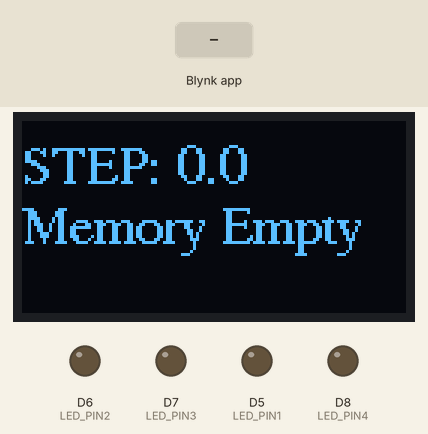
Simulated run of this sketch. Board: ESP8266 (NodeMCU). Parts: 128×64 one-colour display, output pins drawn as LEDs (lit = HIGH). The test bench sets the inputs (shaded band). WiFi joins after 1.5 s; servers stay silent unless stated; what the sketch prints to the serial monitor is not drawn.

Above: at 3.0 s.
3.1 s: Blynk app writes 1 to V2
At 3.9 s:
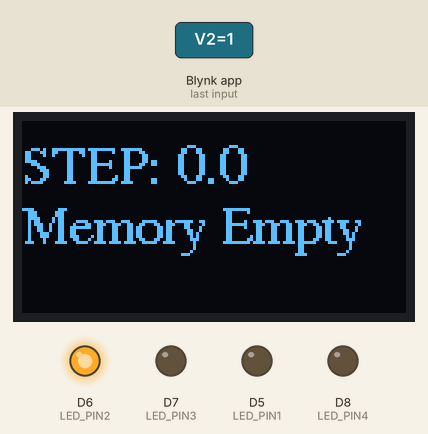
4.6 s: Blynk app writes 1 to V1
At 5.8 s:
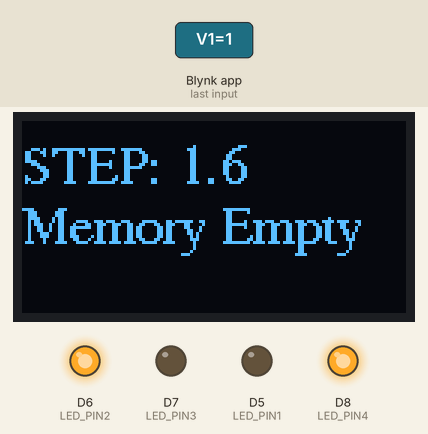
6.2 s: Blynk app writes 0 to V2
At 6.24 s:
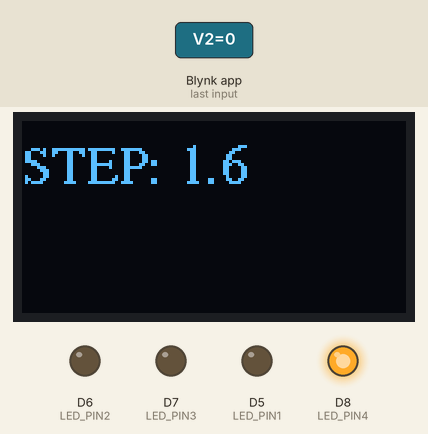
7.7 s: Blynk app writes 200 to V1
At 8.7 s:
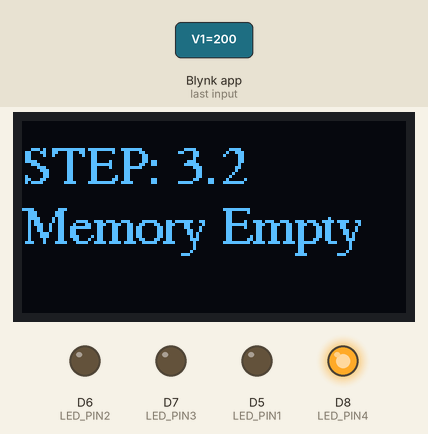
9.3 s: Blynk app writes 1 to V3
At 10.5 s:
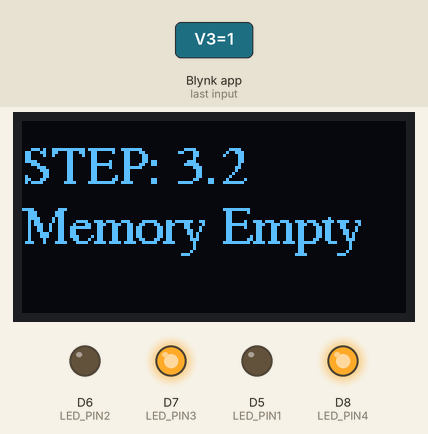
10.8 s: Blynk app writes 200 to V2
At 12.2 s:
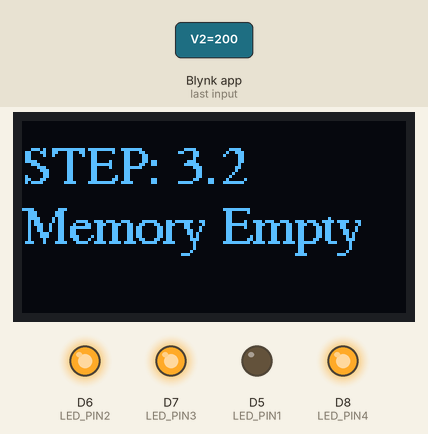
Timing chart, 0 to 13.3 s (numbered marks = the images above; inputs shaded):
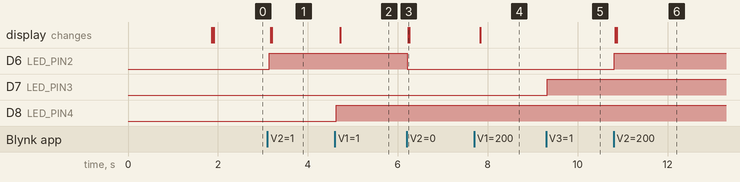

The sketch:

sketch_sep1a.ino
```cpp
#define BLYNK_PRINT Serial
#define BLYNK_TEMPLATE_ID "TMPL6LlPqZzhg"
#define BLYNK_TEMPLATE_NAME "StepMotor"
#define BLYNK_AUTH_TOKEN "WOox8k0f7TyWCVPhmxmCrC94fAH0sHwZ"


#include <ESP8266WiFi.h>
#include <BlynkSimpleEsp8266.h>
#include <Wire.h>
#include <Adafruit_GFX.h>
#include <Adafruit_SSD1306.h>
#include <Fonts/FreeSerif9pt7b.h>

Adafruit_SSD1306 display(128,64,&Wire,-1);
volatile float Step = 0 , StepVar = 0 ;
int check;
char arr[10];
char ssid[] = "Hoang Phuc";
char pass[] = "0906382269";
volatile int save[3] = {0,0,0};

#define LED_PIN1 D5
#define LED_PIN2 D6
#define LED_PIN3 D7
#define LED_PIN4 D8


void tien ();
void lui  ();


BLYNK_WRITE(V1) { // This function is called every time Virtual Pin 1 state changes in Blynk app
  if(param.asInt())
  {
    Step = (Step + 1.6);
    tien();
  }
  display.setFont(&FreeSerif9pt7b);
  display.clearDisplay();
  display.setTextSize(1);
  display.setTextColor(WHITE);
  display.setCursor(0,20);
  if(Step > 358.4)
  {
    Step = 0;
  }
  sprintf(arr , "STEP: %0.1f",Step);
  display.println(arr);
  display.display();
}
BLYNK_WRITE(V2) { // This function is called every time Virtual Pin 1 state changes in Blynk app
  int pinValue = param.asInt(); // Get the value sent from Blynk app
  digitalWrite(LED_PIN2, pinValue); // Turn LED on or off based on the value
  display.clearDisplay();
  if(param.asInt())
  {
    save[check] = Step / 1.6;
    check++;
  }
  Serial.println("NHAN DUOC");
  Serial.println(save[0]);
  Serial.println(save[1]);
  Serial.println(save[2]);
}
BLYNK_WRITE(V3) { // This function is called every time Virtual Pin 1 state changes in Blynk app
  int pinValue = param.asInt(); // Get the value sent from Blynk app
  digitalWrite(LED_PIN3, pinValue); // Turn LED on or off based on the value
}
BLYNK_WRITE(V4) { // This function is called every time Virtual Pin 1 state changes in Blynk app
  if(param.asInt())
  {
    Step = (Step - 1.6);
    lui();
  }
  display.setFont(&FreeSerif9pt7b);
  display.clearDisplay();
  display.setTextSize(1);
  display.setTextColor(WHITE);
  display.setCursor(0,20);
  if(Step <= 0)
  {
    Step = 358;
  }
  sprintf(arr , "STEP: %0.1f",Step);
  display.println(arr);
  display.display();
}


void setup()
{
  // Debug console
  Serial.begin(9600);
  pinMode(LED_PIN1, OUTPUT);
  pinMode(LED_PIN2, OUTPUT);
  pinMode(LED_PIN3, OUTPUT);
  pinMode(LED_PIN4, OUTPUT);
  Blynk.begin(BLYNK_AUTH_TOKEN, ssid, pass);

  if(!display.begin(SSD1306_SWITCHCAPVCC,0x3C))
  {
    Serial.println("SSD1306 allocation failed");
    for(;;);

  }
  display.setFont(&FreeSerif9pt7b);
  display.clearDisplay();
  display.setTextSize(1);
  display.setTextColor(WHITE);
  display.setCursor(0,20);
  sprintf(arr , "STEP: %0.1f",Step);
  display.println(arr);
  display.display();
}

void loop()
{
  Blynk.run();
  if(save[2] != 0)
  {
    display.setFont(&FreeSerif9pt7b);
    display.setTextSize(1);
    display.setTextColor(WHITE);
    display.setCursor(0,20);
    sprintf(arr , "STEP: %0.1f",Step);
    display.println(arr);
    display.display();
    display.setFont(&FreeSerif9pt7b);
    display.setTextSize(1);
    display.setTextColor(WHITE);
    display.setCursor(0,40);
    display.println("Memory Full ");
    display.display();
  }
  else
  {
    display.setFont(&FreeSerif9pt7b);
    display.setTextSize(1);
    display.setTextColor(WHITE);
    display.setCursor(0,20);
    sprintf(arr , "STEP: %0.1f",Step);
    display.println(arr);
    display.display();
    display.setFont(&FreeSerif9pt7b);
    display.setTextSize(1);
    display.setTextColor(WHITE);
    display.setCursor(0,40);
    display.println("Memory Empty");
    display.display();
  }
}


void tien()
{
  digitalWrite(LED_PIN4  , HIGH);
  digitalWrite(LED_PIN1 , HIGH);
  delay(2);
  digitalWrite(LED_PIN1 , LOW);
  delay(2);
}


void lui()
{
  digitalWrite(LED_PIN4  , LOW);
  digitalWrite(LED_PIN1 , HIGH);
  delay(2);
  digitalWrite(LED_PIN1 , LOW);
  delay(2);
}
```

Measured:
- after the input at 3.1 s, D6 (LED_PIN2): LOW → HIGH at once; the display: first changes after 0.07 s (image 1 shows a later state)
- after the input at 4.6 s, D8 (LED_PIN4): LOW → HIGH at once; the display: changes after 0.12 s (image 2)
- after the input at 6.2 s, D6 (LED_PIN2): HIGH → LOW at once; the display: changes at once (image 3)
- after the input at 7.7 s, the display: changes after 0.13 s (image 4)
- after the input at 9.3 s, D7 (LED_PIN3): LOW → HIGH at once
- after the input at 10.8 s, D6 (LED_PIN2): LOW → HIGH at once; the display: first changes at once (image 6 shows a later state)
